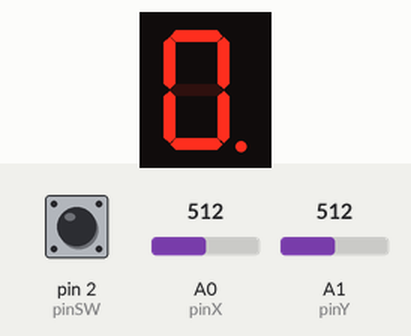
Recording of a sketch running on a simulated Arduino Uno, built with avr-gcc and run on an emulated ATmega328P. Shown: 1-digit seven-segment display. Wiring (inferred from the names in the program): 1-digit 7-segment display, segments lit when LOW: segments pin 10, pin 9, pin 8, pin 7, pin 6, pin 5, pin 4, pin 12. Inputs (shaded band) come from the test bench; at power-on: A0 (pinX) = 512, pin 2 (pinSW) HIGH, A1 (pinY) = 512. The segment pins are drawn as the display they are named for.

Above: at 1.1 s.
At 1.6 s:
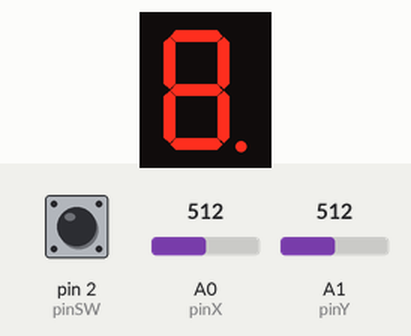
1.7 s: A0 (pinX) set to 390
At 2.3 s:
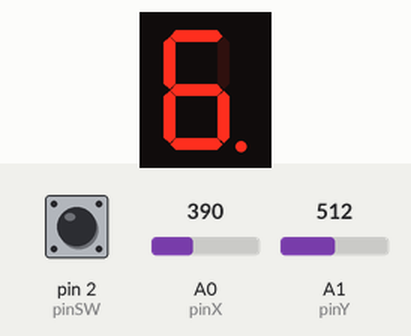
Timing chart, 0 to 4.7 s (numbered marks = the images above; inputs shaded):
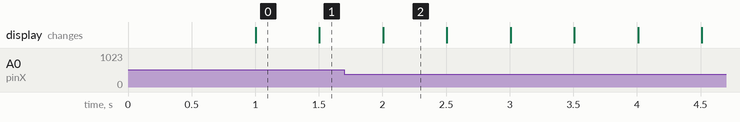

The sketch:

seven-segment-display.ino
```cpp
const int pinA = 12;
const int pinB = 10;
const int pinC = 9;
const int pinD = 8;
const int pinE = 7;
const int pinF = 6;
const int pinG = 5;
const int pinDP = 4;

const int pinSW = 2; // digital pin connected to switch output
const int pinX = A0; // A0 - analog pin connected to X output
const int pinY = A1; // A1 - analog pin connected to Y output

byte segState = LOW;
byte dpState = LOW;
byte swState = LOW;


bool commonAnode = false;
const int segSize = 8;
int index = 0;
int segments[segSize] = {pinA, pinB, pinC, pinD, pinE, pinF, pinG, pinDP};
int lastSegState[segSize] = {
  segState, segState, segState, segState, segState, segState, segState, segState};
int xValue = 0;
int yValue = 0;

unsigned long lastBlink = 0;
bool blinkState = 1;
const int blinkTime = 500;
int currentPosition = segSize - 1;
int lastPosition = segSize - 1;

const int a = 0;
const int b = 1;
const int c = 2;
const int d = 3;
const int e = 4;
const int f = 5;
const int g = 6;
const int dp = 7;
const int NA = -1;

unsigned long buttonPressTime = 0;
unsigned long lastButtonReleaseTime = 0;
const int longPressDuration = 1000; // Define the duration for a long press (in milliseconds)


enum ButtonState {IDLE, SHORT_PRESS, LONG_PRESS};
ButtonState currentState = IDLE;

const int minTreshold = 400;
const int maxTreshold = 600;
bool joyMoved = false;

const int directions = 4; // up down left right
const int up = 0;
const int down = 1;
const int left = 2;
const int right = 3;
int scope = 0;

unsigned int movements[segSize][directions] = {
  // pe fiecare rand se regasesc valorile pinilor de la segmentele care sunt in directia precizata
  //in comentariul de mai jos sau 0 in cazul in care miscarea intr-o anumita directie nu este posibila
  //up down left right
   {NA, g,  f,  b}, // a
   { a, g,  f, NA}, // b
   { g, d,  e, dp}, // c
   { g, NA, e,  c}, // d
   { g, d,  NA, c}, // e
   { a, g,  NA, b}, // f
   { a, d, NA, NA}, // g
   {NA, NA, c, NA}  // dp
   };

void setup() {

  pinMode(pinSW, INPUT_PULLUP);

   if (commonAnode == true) {
    segState = !segState;
  }
    for (int i = 0; i < segSize; i++) {
    pinMode(segments[i], OUTPUT);
  }

Serial.begin(9600);
}

void blink(){
  if(millis() > lastBlink + blinkTime){
    blinkState = !blinkState;
    digitalWrite(segments[currentPosition], blinkState);
    lastBlink = millis();
  }
}


void loop() {

  xValue = analogRead(pinX);
  yValue = analogRead(pinY);
  swState = digitalRead(pinSW);

  blink();

  if((xValue >= minTreshold && xValue <= maxTreshold) and (yValue >= minTreshold && yValue <= maxTreshold)){
    joyMoved = false;
  }

  if(yValue < minTreshold && joyMoved == false){//we can go up
     move(up);
     joyMoved = true;
  }

  if(yValue > maxTreshold && joyMoved == false){//we can go downn
    move(down);
    joyMoved = true;
  }

  if(xValue < minTreshold && joyMoved == false ){ //we can go left
    move(left);
    joyMoved = true;
  }

  if(xValue > maxTreshold && joyMoved == false){//we can go right
    move(right);
    joyMoved = true;
  }

  if (swState == LOW) {
    segState = !segState;  // Toggle the LED state

    // Update the LED state for the current segment
    digitalWrite(segments[currentPosition], segState);

    // Remember the state for the next button press
    lastSegState[currentPosition] = segState;

    delay(200);  // Add a small delay to avoid rapid button presses
  }

    // State machine to handle button press
  switch (currentState) {
    case IDLE:
      if (swState == LOW) {
        buttonPressTime = millis();
        currentState = SHORT_PRESS;
      }
      break;

    case SHORT_PRESS:
      if (swState == HIGH) {
        if (millis() - buttonPressTime >= longPressDuration) {
          currentState = LONG_PRESS;
        } else {
          // Handle short press action here
          segState = !segState;
          digitalWrite(segments[currentPosition], segState);
        }
        currentState = IDLE;
      }
      break;

    case LONG_PRESS:
      if (swState == HIGH) {
        // Handle long press action here (calling reset function)
        reset();
        currentState = IDLE;
      }
      break;
  }
}

void move(int way){
scope = movements[currentPosition][way];
if(scope != -1){
  lastPosition = currentPosition;
  currentPosition = scope;
  digitalWrite(segments[lastPosition], lastSegState[lastPosition]);
}
}

void reset() {
  for (int i = 0; i < segSize; i++) {
    lastSegState[i] = LOW;
  }
  currentPosition = segSize - 1;
}
```

Measured:
- after the input at 1.7 s, the display: changes after 0.31 s (image 2)
- what the display in image 0 shows lasts 0.5 s, from 1.0 s to 1.5 s
